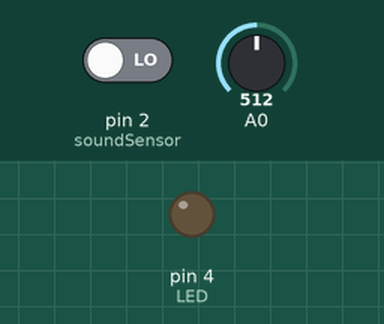
This sketch was run on a simulated Arduino Uno, built with avr-gcc and run on an emulated ATmega328P. Parts: output pins drawn as LEDs (lit = HIGH). The inputs (shaded band) are chosen by the test bench; at power-on: pin 2 (soundSensor) LOW, A0 = 512. What the sketch prints to the serial monitor is not drawn.

Above: at 1.2 s.
1.3 s: pin 2 (soundSensor) driven HIGH
At 1.56 s:
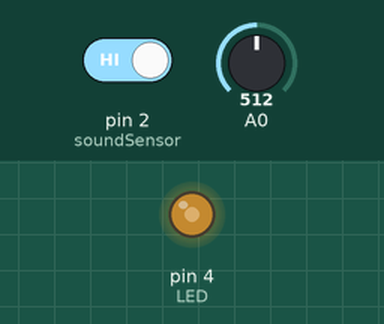
4.3 s: pin 2 (soundSensor) driven LOW
At 5.4 s:
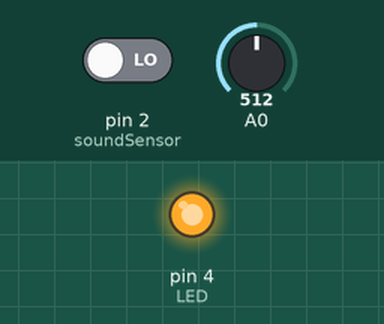
Timing chart, 0 to 7.3 s (numbered marks = the images above; inputs shaded):
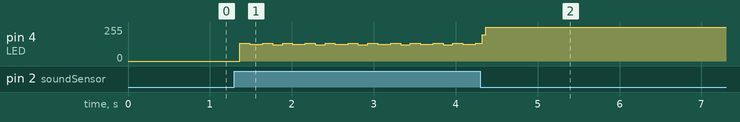

Measured:
- after the input at 1.3 s, pin 4 (LED): 0/255 → 133/255 after 0.07 s, then repeats every 0.52 s: 125/255 0.16 s, 133/255 0.12 s, 122/255 0.12 s, 133/255 0.12 s

The sketch:

sound_sen_1.ino
```cpp
int soundSensor=2;
int LED=4;

boolean LEDStatus=false;

void setup() {
 pinMode(soundSensor,INPUT);
 pinMode(LED,OUTPUT);
 pinMode(A0,INPUT);
Serial.begin(9600);
}

void loop() {

  int SensorData=digitalRead(soundSensor);
  int analog = analogRead(A0);
  Serial.println(analog);

  if(SensorData==1){

    if(LEDStatus==false){
        LEDStatus=true;
        digitalWrite(LED,HIGH);
    }
    else{
        LEDStatus=false;
        digitalWrite(LED,LOW);
    }
  }
 }
```
